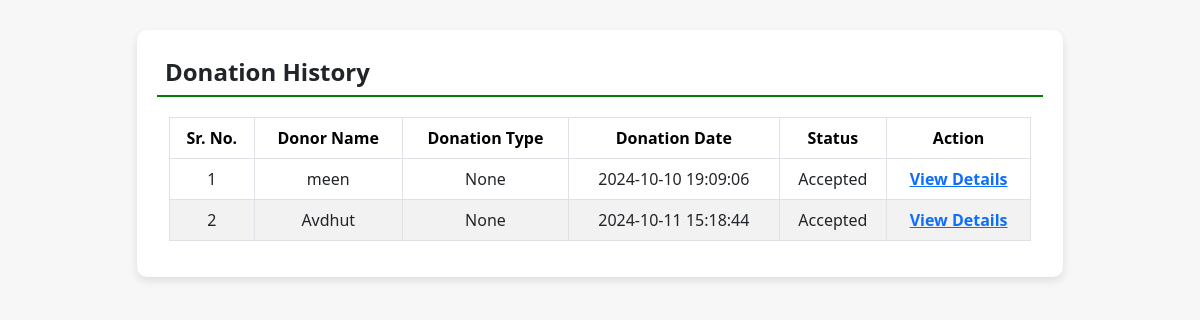
The page /donation_history/ (signed in) on the database as committed earlier.
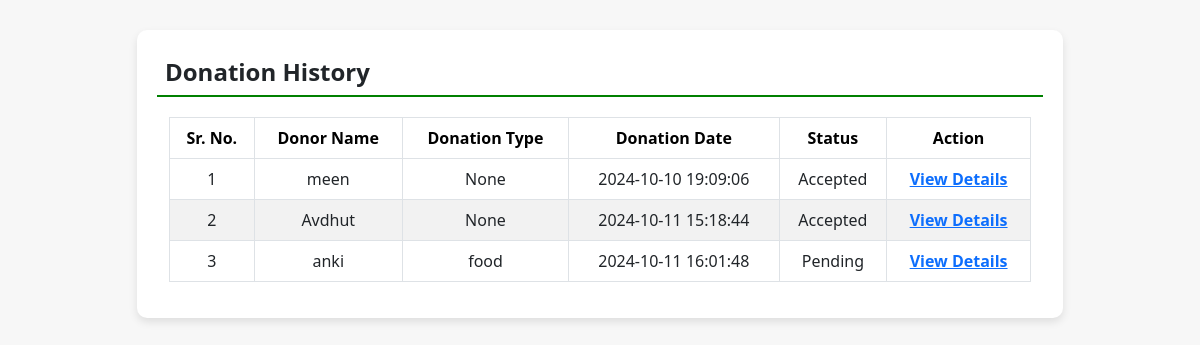
The same page on the database as committed later.
### donation/models.py (models this page shows, shortened)
class Donation(models.Model):
    donor = models.ForeignKey(Donor,on_delete=models.CASCADE)
    donationname = models.CharField(null=True, max_length=100)
    donationpic = models.FileField(null=True)
    Collectionloc = models.CharField(null=True, max_length=300)
    Description = models.CharField(null=True, max_length=300)
    status = models.CharField(null=True, max_length=50, default="Pending")
    Donationdate = models.DateTimeField(auto_now_add=True)
    donation_type = models.CharField(max_length=50, null=True)
    adminremark = models.CharField(null=True, max_length=300)
    Ngo = models.ForeignKey(NGO,on_delete=models.CASCADE)
    NGOremark = models.CharField(null=True, max_length=300)
    Updationdate = models.DateField(null=True)

### donation/views.py (the view)
# urls.py: path("donation_history/", donation_history, name="donation_history"),
def donation_history(request):
    print("Donation history view accessed")
    if not request.user.is_authenticated:
        return redirect('donor_login')
    user = request.user
    donor = Donor.objects.get(user=user)
    donation = Donation.objects.filter(donor=donor)
    return render(request, 'donation_history.html', {'donation': donation})

### donation/templates/donation_history.html (shortened to what this page needs)
{% load static %}
<!DOCTYPE html>
<html lang="en">
<head>
    <link rel="stylesheet" href="{% static 'css/bootstrap.min.css' %}">
</head>
<body>
<div class="container">
    <div class="row justify-content-center">
        <div class="col-md-10">
            <div class="history-card">
                <h5 class="p-2">Donation History</h5>
                <div class="container-fluid">
                    <table class="table table-bordered table-hover">
                        <thead>
                            <tr>
                                <th>Sr. No.</th>
                                <th>Donor Name</th>
                                <th>Donation Type</th>
                                <th>Donation Date</th>
                                <th>Status</th>
                                <th>Action</th>
                            </tr>
                        </thead>
                        <tbody>
                            {% for i in donation %}
                            <tr>
                                <td>{{ forloop.counter }}</td>
                                <td>{{ i.donationname }}</td>
                                <td>{{ i.donation_type }}</td>
                                <td>{{ i.Donationdate|date:"Y-m-d H:i:s" }}</td>
                                <td>{{ i.status }}</td>
                                <td><a href="{% url 'donation_detail' i.id %}" class="text-primary">View Details</a></td>
                            </tr>
                            {% endfor %}
                        </tbody>
                    </table>
                </div>
            </div>
        </div>
    </div>
</div>
</body>
</html>

Rows that differ between the two databases and show on the page:
added Donation: donationname "anki", donation_type "food", Donationdate "2024-10-11 16:01:48", status "Pending"
